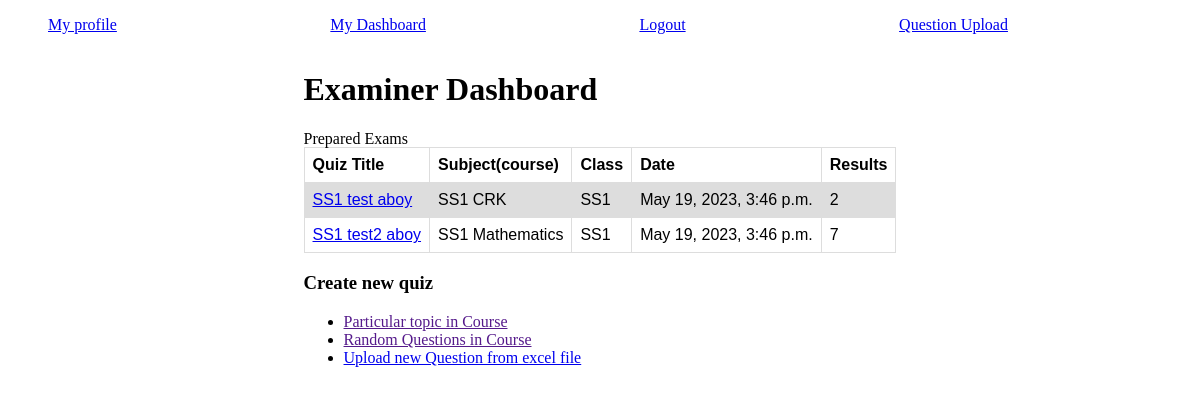
Page /quiz/dashboard/ (signed in) on the committed database.
### cbt_app/models.py (models this page shows)
class Quiz(models.Model):
    title = models.CharField(max_length=100)
    examiner = models.ForeignKey(settings.AUTH_USER_MODEL, on_delete=models.CASCADE, null=True)
    questions = models.ManyToManyField(Question)
    course = models.ForeignKey(Courses, on_delete=models.CASCADE, null=True)
    level = models.ForeignKey(Level, on_delete=models.CASCADE,null=True)
    single_attempt = models.BooleanField(blank=False, default=True)
    random_order = models.BooleanField(blank=False, default=True, help_text='orders with which questions will appear')
    max_questions = models.PositiveIntegerField(help_text='Display the questions in a random order or as they are set?')
    duration = models.IntegerField(help_text='duration in minutes')
    start_time =models.DateTimeField(auto_now_add=True)
    end_time = models.DateTimeField()
    def __str__(self) -> str:
        return self.level.name+' ' + self.title
    """

    def save(self, *args, **kwargs):
        self.choices = []
        # get course query set
        c = Courses.objects.all()
        # loop throught d query set and save it in choices variable
        for course in c:
            self.choices.append(
                (course.id, course)
            )

        self.course = models.ForeignKey(Courses, on_delete=models.CASCADE, choices=self.choices, null=True)
        super().save(*args, **kwargs)

    """

class Level(models.Model):
    name = models.CharField(max_length=50,blank=False, unique=True)
    def __str__(self):
        return self.name

class Courses(models.Model):
    name = models.CharField(max_length=50,blank=False, unique=True)
    level = models.ForeignKey(Level, on_delete=models.CASCADE, blank=False)
    def __str__(self):
        return self.level.name +' '+ self.name

### cbt_app/views.py (the view)
# urls.py: path('dashboard/',view=dashboard, name='dashboard'),
@login_required
def dashboard(request):
    print('dashboard route running')
    user = request.user
    is_teacher = not user.is_student #not a student
    if is_teacher:
        contents = Quiz.objects.filter(examiner=user)
        sitting = Sitting.objects.filter(quiz__examiner=user)
        quiz_sit_pair ={
            x.quiz:Sitting.objects.filter(quiz=x.quiz).count() for x in sitting
        }
        context = {
            'contents':contents,
            'sittings':sitting,
            'quiz_pair':quiz_sit_pair,
        }
        return render(request, 'dashboard.html', context)
    contents = Quiz.objects.all()
    context = {
        'contents':contents,
    }
    return render(request, 'dashboard.html', context)

### templates/dashboard.html (shortened to what this page needs)
{% extends 'base.html' %}
{% block content %}
{% if user.is_student %}
<div class="container" style="width: 100vw; display: flex; justify-content: center;">
    <div class="parent">
        <h1>
            User Dashboard
        </h1>
        <h2>
            {% for message in messages %}
                {{message}}
            {% endfor %}
        </h2>
        <table style="width: 100%;">
            <tr>
                <thead>Available Exams</thead>
            </tr>
            <tr>
                <th>Exams Title</th>
                <th>Subject(course)</th>
                <th>Class(level)</th>
                <th>Duration (min)</th>
            </tr>
            {% for quiz in contents %}
            <tr>
                <td><a href="{% url 'cbt_app:take_quiz' quiz.id %}">{{quiz}}</a></td>
                <td>{{quiz.course}}</td>
                <td>{{quiz.level}}</td>
                <td>{{quiz.duration}}</td>
            </tr>
            {% endfor %}
        </table>
    </div>
</div>
{% else %}
<div class="container" style="width: 100vw; display: flex; justify-content: center;">
    <div class="parent">
        <h1>
            Examiner Dashboard
        </h1>
        <table style="width: 100%;">
            <tr>
                <th>Quiz Title</th>
                <th>Subject(course)</th>
                <th>Class</th>
                <th>Date</th>
                <th>Results</th>
            </tr>
            {% for x,y in quiz_pair.items %}
            <tr>
                <td><a href="{% url 'cbt_app:result_list' x.id %}">{{x}}</a></td>
                <td>{{x.course}}</td>
                <td>{{x.level}}</td>
                <td>{{x.start_time}}</td>
                <td>{{y}}</td>
            </tr>
            {% endfor %}
        </table>
        <h3>
            Create new quiz
        </h3>
        <ul>
            <li><a href="">Particular topic in Course</a></li>
            <li><a href="">Random Questions in Course</a> </li>
            <li><a href="{% url 'file_processing:question_upload' %}">Upload new Question from excel file</a></li>
        </ul>
    </div>
</div>
{% endif %}
{% endblock %}

### templates/base.html (style rules this page uses)
table { font-family: arial, sans-serif; border-collapse: collapse; width: 100%; }
td, th { border: 1px solid #dddddd; text-align: left; padding: 8px; }
tr:nth-child(even) { background-color: #dddddd; }

### rows in the picture
Quiz: level+title "SS1 test aboy", course "SS1 CRK", level "SS1", start_time "May 19, 2023, 3:46 p.m.", y "2"
Quiz: level+title "SS1 test2 aboy", course "SS1 Mathematics", level "SS1", start_time "May 19, 2023, 3:46 p.m.", y "7"
